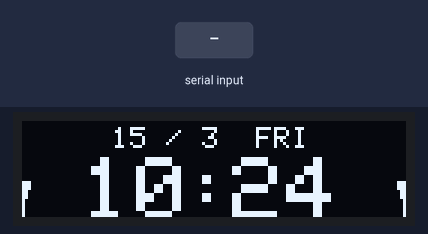
Bench run of a sketch on a simulated Arduino Uno, built with avr-gcc and run on an emulated ATmega328P. Shown: 128×32 one-colour display. The test bench sets the inputs (shaded band). The local clock reads 2024-03-15 10:24:30 at power-on unless the sketch sets it; what the sketch prints to the serial monitor is not drawn.

Above: at 1.27 s.
1.3 s: "S\n" received over Serial
At 2.5 s:
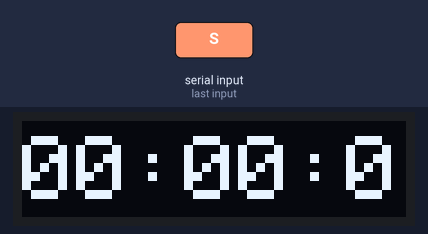
2.8 s: byte 77 ('M') received over Serial
At 2.97 s:
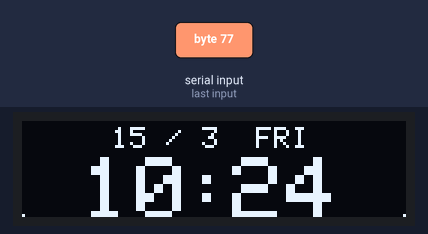
4.6 s: byte 67 ('C') received over Serial
At 5.8 s:
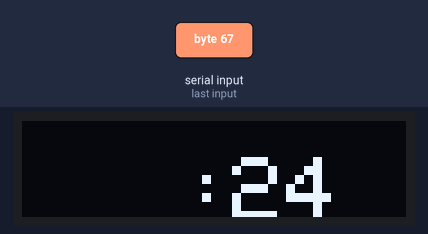
6.1 s: "M\n" received over Serial
At 7.05 s:
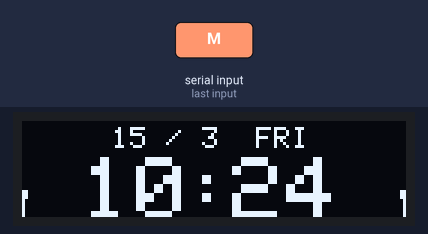
7.8 s: "C\n" received over Serial
At 8.5 s:
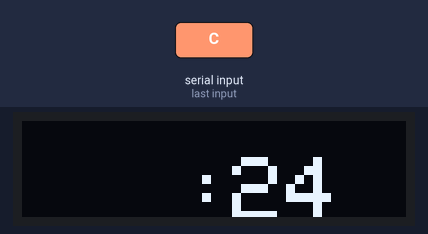
Timing chart, 0 to 10.3 s (numbered marks = the images above; inputs shaded):
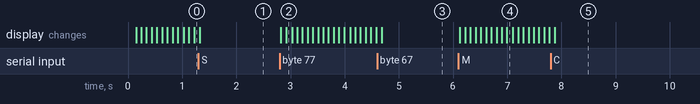

Measured:
- after the input at 1.3 s, the display: changes at once (image 1)
- after the input at 2.8 s, the display: first changes at once (image 2 shows a later state)
- after the input at 4.6 s, the display: changes after 0.08 s (image 3)
- after the input at 6.1 s, the display: first changes at once (image 4 shows a later state)
- after the input at 7.8 s, the display: changes after 0.08 s (image 5)

The sketch:

display2.ino
```cpp
//#include <SPI.h>
#include <Wire.h>
//#include <Adafruit_GFX.h>
#include <Adafruit_SSD1306.h>
#include "RTClib.h"

RTC_DS3231 rtc;
#define OLED_RESET 4
Adafruit_SSD1306 display(OLED_RESET);

// Variable assignment
char daysOfTheWeek[7][12] = {"SUN", "MON", "TUE", "WED", "THU", "FRI", "SAT"};
char optionKey = 'M', commandKey = '0';
char preferenceKey;
// Variables for time quantities
int hourHand, minuteHand, secondHand;
int preHour, preMinute, preSecond;
// Variable for stopwatch quantites
int stopMinute = 0, stopSecond = 0, stopMilliSecond = 0, inProgress = 0, preUnit, resetSW = 0;
int stopMinuteX = 0, stopSecondX = 54, stopMilliSecondX = 108, stopwatchY = 5;
int durationSW, resetUnit, loopDelayCount = 20;
// Variables for animation
int lineLength = 0, blackOn = 1;
// Cursor positions
int hourX = 20, minuteX = 70, dotX = 54, timeY = 12;
int dateX = 30, dateY = 2,durationOff;

// Declaring methods
void mainWindowTimeAndDate();
void mainWindowAnime();
void runStopwatch();
void runClockSetting();

void displayColan();
void printHand();
void dotsTicking();
void printDateAndTime();
void drawHoriLine();
void reserStopwatch();
void setResetUnitCursor();

void setup()   {
  Serial.begin(9600);
 // rtc.adjust(DateTime(2018, 11, 8, 10, 53, 00));
  // by default, we'll generate the high voltage from the 3.3v line internally! (neat!)
  display.begin(SSD1306_SWITCHCAPVCC, 0x3C);  // initialize with the I2C addr 0x3C (for the 128x32)
  DateTime now = rtc.now();
  printDateAndTime(now.day(),now.month(),daysOfTheWeek[now.dayOfTheWeek()]);
}
int times = 0;
void loop(){
//  Serial.println(millis()-times);
//  times = millis();
  // Set duration for pulsating
  if(inProgress == 0)durationOff = 80;
  if(inProgress == 1)durationOff = 10;
  commandKey = '0';
  DateTime now = rtc.now();

  // Read from the serial
  if(Serial.available()){
    preferenceKey = (char)Serial.read();
    while(Serial.available()){
    Serial.read();
    }
    commandKey = preferenceKey;

    // Current window is the main window
    if (preferenceKey == 'M' && optionKey != 'M'){
      durationSW = 52;
      optionKey = 'M';
      printDateAndTime(now.day(),now.month(),daysOfTheWeek[now.dayOfTheWeek()]);
      lineLength = 0; blackOn = 1;
      }
    // Current window is the stopwatch window
    if(preferenceKey == 'S'){
      optionKey = 'S';
      durationSW = 77;
      if(inProgress == 1 || inProgress == 0){
        resetStopwatch();
        }
    }
    // Current window is the settings window
    if(preferenceKey == 'C'){
      durationSW = 50;
      optionKey = 'C';
      }

  }
  // Serial read is over

  // Run main window section
  if(optionKey == 'M'){
    mainWindowTimeAndDate();
    mainWindowAnime();
  }
  // Run stopwatch section
  if(optionKey == 'S' || inProgress == 1){
    runStopwatch();
    }
  // Run setting section
  if(optionKey != 'C')resetUnit = 0;
  if(optionKey == 'C'){
     runClockSetting();
    }
}

/////////////////////////////////////// MAIN METHODS /////////////////////////////////////////////
// Main window of the clock
void mainWindowTimeAndDate(){
    displayColan(':');
    display.display();
    DateTime now = rtc.now();
    preSecond = secondHand;
    secondHand = now.second();
      if (secondHand == 0){
        preMinute = minuteHand;
        minuteHand = now.minute();
        // Display the change in minutes
        printHand(preMinute,minuteHand,minuteX,timeY,2);

        // Trigger hour change
          if (preMinute > minuteHand){
            preHour = hourHand;
            hourHand = now.hour();
            // Display the change in hours
            printHand(preHour,hourHand,hourX,timeY,2);

            // Trigger date change
              if (preHour > hourHand){
                printDateAndTime(now.day(),now.month(),daysOfTheWeek[now.dayOfTheWeek()]);
                }
              }
            }
    if (preSecond != secondHand){
    display.setCursor(dotX,timeY);
    display.setTextColor(BLACK);
    displayColan(':');
    display.display();
    delay(durationOff);
    display.setTextColor(WHITE);
        }
 }

// Main window animation
void mainWindowAnime(){
  if(preSecond == secondHand) delay(durationOff);
  lineLength = lineLength % 32;
  if(lineLength == 0 && blackOn == 1){
    Serial.println(millis() - times);
    times = millis();
    }
  if(lineLength == 0 && blackOn == 1)blackOn = 0;
  else if (lineLength == 0)blackOn = 1;
  drawHoriLine(lineLength++);
  }

// Stopwatch window
void runStopwatch(){
  if(stopMinute == 0 && stopSecond == 0 && stopMilliSecond == 0 && resetSW == 0){
    stopMinute = 0, stopSecond = 0, stopMilliSecond = 0;
    resetStopwatch();
    }
  // Start the stopwatch
  if (commandKey == '2' || inProgress == 1){
  inProgress = 1;
  delay(durationSW);
  if(stopMilliSecond == 10 ){
    stopMilliSecond = stopMilliSecond % 10;
    preUnit = stopSecond++;
    //
    if(optionKey == 'S')printHand(preUnit,stopSecond%60,stopSecondX,stopwatchY,2);
    if(stopSecond == 60){
      stopSecond = stopSecond % 60;
      preUnit = stopMinute++;
      //
      if(optionKey == 'S')printHand(preUnit,stopMinute%100,stopMinuteX,stopwatchY,2);
      }
      stopMinute = stopMinute % 100;
    }
  preUnit = stopMilliSecond++;
  //
  if(optionKey == 'S')printHand(preUnit,stopMilliSecond%10,stopMilliSecondX,stopwatchY,1);
  display.display();
 }

// Pause the operation
  if(commandKey == '8' && optionKey == 'S'){
    if(inProgress == 0){
      stopMinute = 0, stopSecond = 0, stopMilliSecond = 0;
      resetStopwatch();
    }
    // Reset the stopwatch
    else inProgress = 0;
      }

  }

// Run clock setting window
void runClockSetting(){
  // preHour = hourHand; preMinute = minuteHand;
      switch (commandKey){
        case '4':
          resetUnit++;
          resetUnit = (2 + resetUnit % 2) % 2;
          break;
        case '6':
          resetUnit--;
          resetUnit = (2 + resetUnit % 2) % 2;
          break;
        }
    setResetUnitCursor();
  }
/////////////////////////////////////SUBORDINATE METHODS////////////////////////////////
// Display colans
void displayColan(char sign){
  switch (sign){
    case ':':
      display.setCursor(dotX,timeY);
      display.print(':');
      break;
    case '/':
      break;
    }
  }
// Print time quantites
void printHand(int preUnit,int timeUnit,int cursorX,int cursorY,int numDigit){
    display.setCursor(cursorX,cursorY);
    display.setTextColor(BLACK);
    if(preUnit<10 && numDigit == 2)display.print(0);
    display.print(preUnit);
    display.setCursor(cursorX,cursorY);
    display.setTextColor(WHITE);
    if(timeUnit<10 && numDigit == 2)display.print(0);
    display.print(timeUnit);
    }
//Display date/month DAY
void printDateAndTime(int dayInfo, int monthInfo, String dayName){
  display.clearDisplay();
  display.setCursor(dateX,dateY);
  display.setTextColor(WHITE);
  display.setTextSize(1);
  display.print(dayInfo);
  display.print(" / ");
  display.print(monthInfo);
  display.print("  ");
  display.print(dayName);
  display.setTextSize(3);
  DateTime now = rtc.now();
  hourHand = now.hour(); minuteHand = now.minute(); secondHand = now.second();
  printHand(0,hourHand,hourX,timeY,2);
  printHand(0,minuteHand,minuteX,timeY,2);
}
// Display the animation
void drawHoriLine(int lineWidth){
  int cursorX = 0;
  double width = (double)lineWidth ;
  width++;
  width = ceil((width/8)*(width/6));
  while(cursorX < width){
    if (blackOn == 0){
  display.drawPixel(cursorX,31 - lineWidth,WHITE);
  display.drawPixel(127-cursorX++,31 - lineWidth,WHITE);
    }
    else {
        display.drawPixel(cursorX,31 - lineWidth,BLACK);
        display.drawPixel(127-cursorX++,31 - lineWidth,BLACK);
      }
   }
}
// Reset stopwatch
void resetStopwatch(){
  resetSW = 1;
  display.setTextColor(WHITE);
  display.setTextSize(3);
  display.clearDisplay();
  // Display the minute in stopwatch
  printHand(0,stopMinute,stopMinuteX,stopwatchY,2);
  display.print(":");
  // Display the second in stopwatch
  printHand(0,stopSecond,stopSecondX,stopwatchY,2);
  display.print(":");
  // Display the milliscond in stopwatch
  printHand(0,stopMilliSecond,stopMilliSecondX,stopwatchY,1);
  display.display();
  }
// Change clock settings
void setResetUnitCursor(){

    DateTime now = rtc.now();
    switch (resetUnit){
      case 0:
          display.clearDisplay();
          printHand(0, minuteHand, minuteX, timeY, 2);
          displayColan(':');
          display.display();
        switch (commandKey){
          case '2':
          preMinute = minuteHand--; minuteHand = (60 + minuteHand % 60) % 60;
          rtc.adjust(DateTime(now.year(), now.month(), now.day(), hourHand, minuteHand, secondHand));
          printHand(preMinute, minuteHand, minuteX, timeY, 2);
          display.display();break;
          case '8':
          preMinute = minuteHand++; minuteHand = (60 + minuteHand % 60) % 60;
          rtc.adjust(DateTime(now.year(), now.month(), now.day(), hourHand, minuteHand, secondHand));
          printHand(preMinute, minuteHand, minuteX, timeY, 2);
          display.display();break;
          }
        break;
      case 1:
          display.clearDisplay();
          printHand(0, hourHand, hourX, timeY, 2);
          displayColan(':');
          display.display();
        switch (commandKey){
          case '2':
          preHour = hourHand--; hourHand = (100 + hourHand % 100) % 100;
          rtc.adjust(DateTime(now.year(), now.month(), now.day(), hourHand, minuteHand, secondHand));
          printHand(preHour, hourHand, hourX, timeY, 2);
          display.display();break;
          case '8':
          preHour = hourHand++; hourHand = (100 + hourHand % 100) % 100;
          rtc.adjust(DateTime(now.year(), now.month(), now.day(), hourHand, minuteHand, secondHand));
          printHand(preHour, hourHand, hourX, timeY, 2);
          display.display();  break;
          }
        break;
      }
}
```
